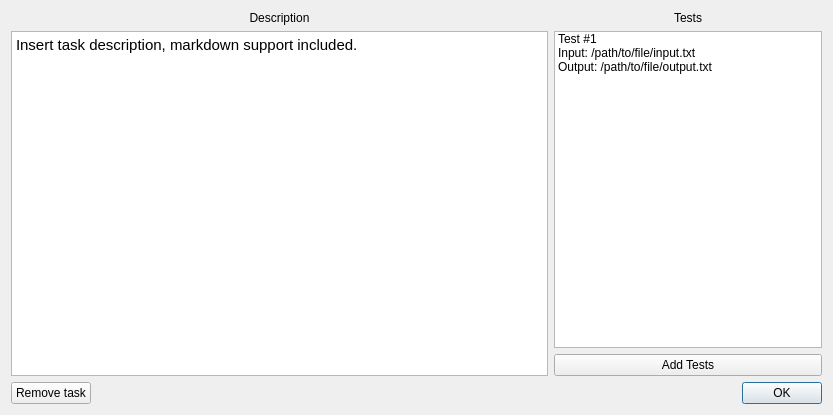
<?xml version="1.0" encoding="UTF-8"?>
<ui version="4.0">
 <class>Dialog</class>
 <widget class="QDialog" name="Dialog">
  <property name="geometry">
   <rect>
    <x>0</x>
    <y>0</y>
    <width>833</width>
    <height>415</height>
   </rect>
  </property>
  <property name="windowTitle">
   <string>Task Info</string>
  </property>
  <layout class="QVBoxLayout" name="verticalLayout">
   <item>
    <layout class="QGridLayout" name="gridLayout">
     <item row="0" column="0">
      <widget class="QLabel" name="label">
       <property name="text">
        <string>Description</string>
       </property>
       <property name="alignment">
        <set>Qt::AlignCenter</set>
       </property>
      </widget>
     </item>
     <item row="0" column="1">
      <widget class="QLabel" name="label_2">
       <property name="text">
        <string>Tests</string>
       </property>
       <property name="alignment">
        <set>Qt::AlignCenter</set>
       </property>
      </widget>
     </item>
     <item row="1" column="1">
      <widget class="QListWidget" name="listTests">
       <property name="sizePolicy">
        <sizepolicy hsizetype="Preferred" vsizetype="Expanding">
         <horstretch>1</horstretch>
         <verstretch>0</verstretch>
        </sizepolicy>
       </property>
       <item>
        <property name="text">
         <string>Test #1
Input: /path/to/file/input.txt
Output: /path/to/file/output.txt</string>
        </property>
       </item>
      </widget>
     </item>
     <item row="2" column="1">
      <widget class="QPushButton" name="addTests">
       <property name="text">
        <string>Add Tests</string>
       </property>
      </widget>
     </item>
     <item row="1" column="0" rowspan="2">
      <widget class="QTextBrowser" name="description">
       <property name="sizePolicy">
        <sizepolicy hsizetype="Expanding" vsizetype="Expanding">
         <horstretch>2</horstretch>
         <verstretch>0</verstretch>
        </sizepolicy>
       </property>
       <property name="html">
        <string>&lt;!DOCTYPE HTML PUBLIC &quot;-//W3C//DTD HTML 4.0//EN&quot; &quot;http://www.w3.org/TR/REC-html40/strict.dtd&quot;&gt;
&lt;html&gt;&lt;head&gt;&lt;meta name=&quot;qrichtext&quot; content=&quot;1&quot; /&gt;&lt;style type=&quot;text/css&quot;&gt;
p, li { white-space: pre-wrap; }
&lt;/style&gt;&lt;/head&gt;&lt;body style=&quot; font-family:'Cantarell'; font-size:11pt; font-weight:400; font-style:normal;&quot;&gt;
&lt;p style=&quot; margin-top:0px; margin-bottom:0px; margin-left:0px; margin-right:0px; -qt-block-indent:0; text-indent:0px;&quot;&gt;Insert task description, markdown support included.&lt;/p&gt;&lt;/body&gt;&lt;/html&gt;</string>
       </property>
      </widget>
     </item>
    </layout>
   </item>
   <item>
    <layout class="QHBoxLayout" name="horizontalLayout">
     <property name="spacing">
      <number>6</number>
     </property>
     <property name="bottomMargin">
      <number>0</number>
     </property>
     <item>
      <widget class="QPushButton" name="removeTask">
       <property name="text">
        <string>Remove task</string>
       </property>
      </widget>
     </item>
     <item>
      <widget class="QDialogButtonBox" name="buttonBox">
       <property name="orientation">
        <enum>Qt::Horizontal</enum>
       </property>
       <property name="standardButtons">
        <set>QDialogButtonBox::Ok</set>
       </property>
      </widget>
     </item>
    </layout>
   </item>
  </layout>
 </widget>
 <resources/>
 <connections>
  <connection>
   <sender>buttonBox</sender>
   <signal>accepted()</signal>
   <receiver>Dialog</receiver>
   <slot>accept()</slot>
   <hints>
    <hint type="sourcelabel">
     <x>248</x>
     <y>254</y>
    </hint>
    <hint type="destinationlabel">
     <x>157</x>
     <y>274</y>
    </hint>
   </hints>
  </connection>
  <connection>
   <sender>buttonBox</sender>
   <signal>rejected()</signal>
   <receiver>Dialog</receiver>
   <slot>reject()</slot>
   <hints>
    <hint type="sourcelabel">
     <x>316</x>
     <y>260</y>
    </hint>
    <hint type="destinationlabel">
     <x>286</x>
     <y>274</y>
    </hint>
   </hints>
  </connection>
 </connections>
</ui>
